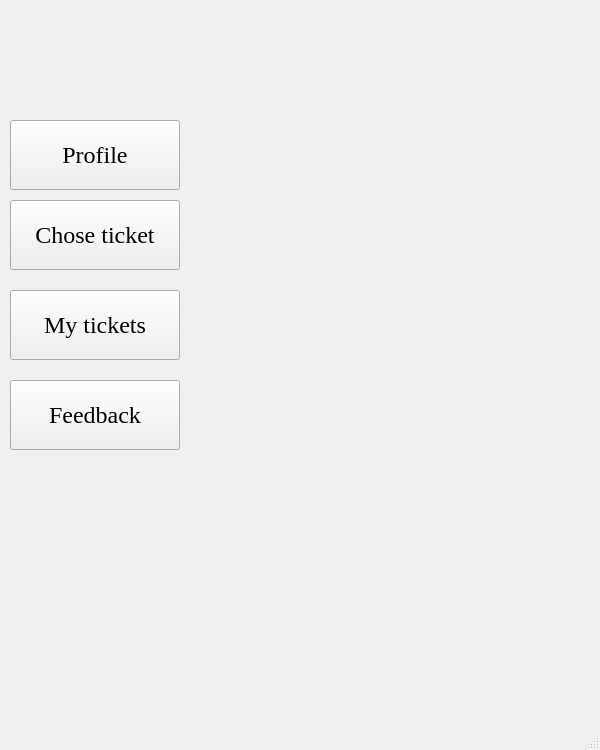
<?xml version="1.0" encoding="UTF-8"?>
<ui version="4.0">
 <class>MainWindow</class>
 <widget class="QMainWindow" name="MainWindow">
  <property name="geometry">
   <rect>
    <x>0</x>
    <y>0</y>
    <width>600</width>
    <height>750</height>
   </rect>
  </property>
  <property name="minimumSize">
   <size>
    <width>600</width>
    <height>750</height>
   </size>
  </property>
  <property name="maximumSize">
   <size>
    <width>600</width>
    <height>750</height>
   </size>
  </property>
  <property name="windowTitle">
   <string>MainWindow</string>
  </property>
  <widget class="QWidget" name="centralwidget">
   <widget class="QLabel" name="label">
    <property name="geometry">
     <rect>
      <x>220</x>
      <y>90</y>
      <width>351</width>
      <height>511</height>
     </rect>
    </property>
    <property name="font">
     <font>
      <family>Times</family>
      <pointsize>18</pointsize>
     </font>
    </property>
    <property name="text">
     <string/>
    </property>
   </widget>
   <widget class="QPushButton" name="pushButton">
    <property name="enabled">
     <bool>true</bool>
    </property>
    <property name="geometry">
     <rect>
      <x>10</x>
      <y>120</y>
      <width>170</width>
      <height>70</height>
     </rect>
    </property>
    <property name="minimumSize">
     <size>
      <width>170</width>
      <height>70</height>
     </size>
    </property>
    <property name="maximumSize">
     <size>
      <width>170</width>
      <height>70</height>
     </size>
    </property>
    <property name="font">
     <font>
      <family>Times</family>
      <pointsize>18</pointsize>
     </font>
    </property>
    <property name="text">
     <string>Profile</string>
    </property>
    <property name="checkable">
     <bool>false</bool>
    </property>
    <property name="autoDefault">
     <bool>false</bool>
    </property>
    <property name="default">
     <bool>false</bool>
    </property>
    <property name="flat">
     <bool>false</bool>
    </property>
   </widget>
   <widget class="QPushButton" name="pushButton_2">
    <property name="geometry">
     <rect>
      <x>10</x>
      <y>200</y>
      <width>170</width>
      <height>70</height>
     </rect>
    </property>
    <property name="maximumSize">
     <size>
      <width>170</width>
      <height>70</height>
     </size>
    </property>
    <property name="font">
     <font>
      <family>Times</family>
      <pointsize>18</pointsize>
     </font>
    </property>
    <property name="text">
     <string>Chose ticket</string>
    </property>
   </widget>
   <widget class="QPushButton" name="pushButton_3">
    <property name="geometry">
     <rect>
      <x>10</x>
      <y>290</y>
      <width>170</width>
      <height>70</height>
     </rect>
    </property>
    <property name="font">
     <font>
      <family>Times</family>
      <pointsize>18</pointsize>
     </font>
    </property>
    <property name="text">
     <string>My tickets</string>
    </property>
   </widget>
   <widget class="QPushButton" name="pushButton_4">
    <property name="geometry">
     <rect>
      <x>10</x>
      <y>380</y>
      <width>170</width>
      <height>70</height>
     </rect>
    </property>
    <property name="font">
     <font>
      <family>Times</family>
      <pointsize>18</pointsize>
     </font>
    </property>
    <property name="text">
     <string>Feedback</string>
    </property>
   </widget>
  </widget>
  <widget class="QMenuBar" name="menubar">
   <property name="geometry">
    <rect>
     <x>0</x>
     <y>0</y>
     <width>600</width>
     <height>22</height>
    </rect>
   </property>
  </widget>
  <widget class="QStatusBar" name="statusbar"/>
 </widget>
 <resources/>
 <connections/>
</ui>
